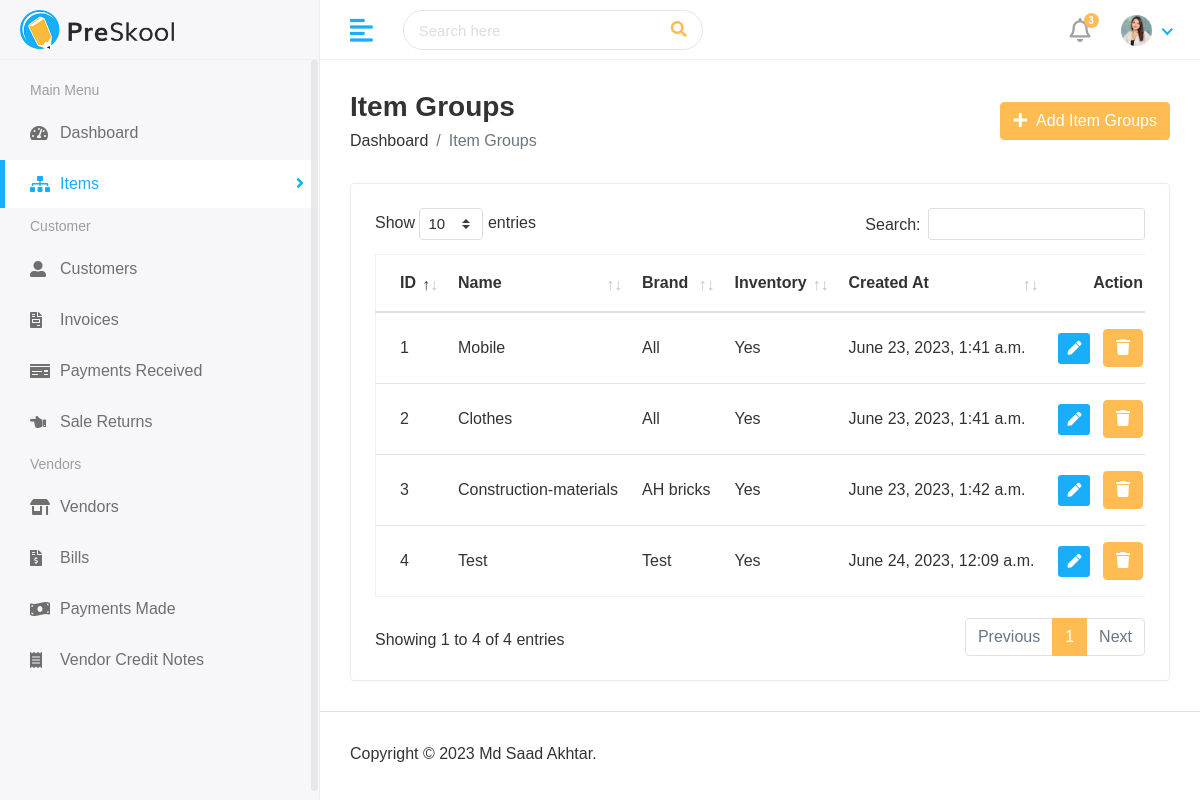
Page /finance/view_item_groups/ on the committed database.
### finance/models.py (models this page shows, shortened)
class ItemGroup(models.Model):
    name = models.CharField(_("name"), max_length=50)
    brand = models.CharField(_("brand"), max_length=50)
    tax_preference = models.IntegerField(choices=TAX_PREFERENCE,default=1)
    inventory = models.IntegerField(choices=INVENTORY_TYPE,default=1)
    created_at = models.DateTimeField(auto_now_add=True,null = True)
    updated_at = models.DateTimeField(auto_now_add=True,null = True)

### finance/views.py (the view)
# urls.py: path('view_item_groups/',views.view_item_groups,name="view_item_groups"),
def view_item_groups(request):
    item_groups = ItemGroup.objects.all()
    context = {
        "item_groups":item_groups
    }
    return render(request,"hod/view_item_groups.html", context)

### finance/templates/hod/view_item_groups.html (shortened to what this page needs)
{% extends 'base.html' %} {% block content %}
<div class="main-wrapper">
  <div class="page-wrapper">
    <div class="content container-fluid">
      <div class="page-header">
        <div class="row align-items-center">
          <div class="col">
            <h3 class="page-title">Item Groups</h3>
            <ul class="breadcrumb">
              <li class="breadcrumb-item">
                <a href="{% url 'finance_dashboard' %}">Dashboard</a>
              </li>
              <li class="breadcrumb-item active">Item Groups</li>
            </ul>
          </div>
          <div class="col-auto text-right float-right ml-auto">
            <a href="{% url 'add_item_groups' %}" class="btn btn-primary"
              ><i class="fas fa-plus"></i> &nbsp;Add Item Groups
            </a>
          </div>
        </div>
      </div>
      <div class="row">
        <div class="col-sm-12">
          <div class="card card-table">
            <div class="card-body">
              <div class="table-responsive">
                <table id="table_id" class="table table-hover table-center mb-0">
                    <thead>
                      <tr>
                        <th>ID</th>
                        <th>Name</th>
                        <th>Brand</th>
                        <th>Inventory</th>
                        <th>Created At</th>
                        <th class="text-right">Action</th>
                      </tr>
                    </thead>
                    <tbody>
                      {% for i in item_groups %}
                      <tr>
                        <td>{{i.id}}</td>
                        <td>{{i.name}}</td>
                        <td>{{i.brand}}</td>
                        {% if i.inventory == 1 %}
                            <td>Yes</td>
                        {% else %}
                            <td>No</td>
                        {% endif %}
                        <td>{{i.created_at}}</td>
                        <td class="text-right">
                          <div class="actions">
                            <a
                              href="{% url 'edit_item_groups' i.id %}"
                              class="btn btn-sm bg-success-light mr-2"
                            >
                              <i class="fas fa-pen"></i>
                            </a>
                            <button type="button" class="btn btn-primary" data-toggle="modal" data-target="#modal-{{i.id}}">
                              <i class="fa fa-trash" aria-hidden="true"></i>
                            </button>
                          </div>
                        </td>
                      </tr>
                      {% endfor %}
                    </tbody>
                  </table>
              </div>
            </div>
          </div>
        </div>
      </div>
    </div>
    {% endblock content %}

### finance/static/assets/css/style.css (style rules this page uses)
html { height: 100%; }
body { background-color: #fff; color: #333; font-family: 'Poppins', sans-serif; font-size: 1rem; height: 100%; line-height: 1.5; overflow-x: hidden; }
h1, h2, h3, h4, h5, h6 { font-family: 'Poppins', sans-serif; margin-top: 0; }
a { color: #009ce7; }
input, button, a { transition: all 0.4s ease; -moz-transition: all 0.4s ease; -o-transition: all 0.4s ease; -ms-transition: all 0.4s ease; -webkit-transition: all 0.4s ease; }
input, input:focus, button, button:focus { outline: none; }
ul, ol { padding: 0px; list-style: none; }
.table { color: #333; max-width: 100%; margin-bottom: 0; width: 100%; }
.table.dataTable { border-collapse: collapse !important; border: 1px solid rgba(0, 0, 0, 0.05); }
.table thead tr th { font-weight: 600; }
.table tbody tr { border-bottom: 1px solid rgba(0, 0, 0, 0.05); }
.table.table-center td, .table.table-center th { vertical-align: middle; }
.card-table .card-body .table > thead > tr > th { border-top: 0; }
.card-table .card-body .table tr td:first-child, .card-table .card-body .table tr th:first-child { padding-left: 1.5rem; }
.card-table .card-body .table tr td:last-child, .card-table .card-body .table tr th:last-child { padding-right: 1.5rem; }
.card-table .table td, .card-table .table th { border-top: 1px solid #e2e5e8; padding: 1rem 0.75rem; white-space: nowrap; }
.btn-primary { background-color: #FFBC53; border: 1px solid #FFBC53; }
.card { border: 1px solid #ececf5; box-shadow: 0 1px 3px 0 rgba(0, 0, 0, 0.03); margin-bottom: 1.875rem; }
.card-body { padding: 1.5rem; }
.bg-success-light { background-color: #18aefa; color: #fff; }
.main-wrapper { width: 100%; height: 100vh; min-height: 100vh; }
.page-wrapper { margin-left: 320px; padding-top: 60px; position: relative; transition: all 0.4s ease; }
.page-wrapper > .content { padding: 1.875rem 1.875rem 0; }
.page-header { margin-bottom: 1.875rem; }
.page-header .breadcrumb { background-color: transparent; color: #6c757d; font-size: 1rem; font-weight: 500; margin-bottom: 0; padding: 0; }
.page-header .breadcrumb a { color: #333; }
.page-title { font-size: 28px; font-weight: 600; color: #333; margin-bottom: 5px; }

### rows in the picture
ItemGroup: id "1", name "Mobile", brand "All", inventory "Yes", created_at "June 23, 2023, 1:41 a.m."
ItemGroup: id "2", name "Clothes", brand "All", inventory "Yes", created_at "June 23, 2023, 1:41 a.m."
ItemGroup: id "3", name "Construction-materials", brand "AH bricks", inventory "Yes", created_at "June 23, 2023, 1:42 a.m."
ItemGroup: id "4", name "Test", brand "Test", inventory "Yes", created_at "June 24, 2023, 12:09 a.m."
